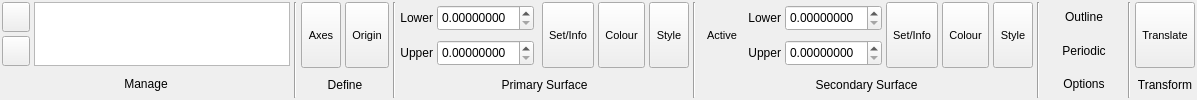
      <widget class="QWidget" name="GridsTab">
       <attribute name="title">
        <string>  Grids  </string>
       </attribute>
       <layout class="QHBoxLayout" name="horizontalLayout_7">
        <property name="spacing">
         <number>4</number>
        </property>
        <property name="margin">
         <number>2</number>
        </property>
        <item>
         <layout class="QGridLayout" name="gridLayout_43">
          <item row="0" column="0">
           <widget class="QPushButton" name="GridsManageLoadButton">
            <property name="sizePolicy">
             <sizepolicy hsizetype="Fixed" vsizetype="Fixed">
              <horstretch>0</horstretch>
              <verstretch>0</verstretch>
             </sizepolicy>
            </property>
            <property name="minimumSize">
             <size>
              <width>0</width>
              <height>30</height>
             </size>
            </property>
            <property name="maximumSize">
             <size>
              <width>28</width>
              <height>30</height>
             </size>
            </property>
            <property name="text">
             <string/>
            </property>
            <property name="icon">
             <iconset resource="icons.qrc">
              <normaloff>:/file/icons/file_open.svg</normaloff>:/file/icons/file_open.svg</iconset>
            </property>
            <property name="iconSize">
             <size>
              <width>20</width>
              <height>20</height>
             </size>
            </property>
           </widget>
          </item>
          <item row="0" column="1" rowspan="2">
           <widget class="QListWidget" name="GridsList">
            <property name="sizePolicy">
             <sizepolicy hsizetype="Minimum" vsizetype="Ignored">
              <horstretch>0</horstretch>
              <verstretch>0</verstretch>
             </sizepolicy>
            </property>
            <property name="minimumSize">
             <size>
              <width>200</width>
              <height>0</height>
             </size>
            </property>
            <property name="maximumSize">
             <size>
              <width>16777215</width>
              <height>128</height>
             </size>
            </property>
            <property name="contextMenuPolicy">
             <enum>Qt::CustomContextMenu</enum>
            </property>
            <property name="editTriggers">
             <set>QAbstractItemView::DoubleClicked</set>
            </property>
            <property name="selectionMode">
             <enum>QAbstractItemView::SingleSelection</enum>
            </property>
            <property name="selectionBehavior">
             <enum>QAbstractItemView::SelectRows</enum>
            </property>
           </widget>
          </item>
          <item row="1" column="0">
           <widget class="QPushButton" name="GridsManageRemoveButton">
            <property name="sizePolicy">
             <sizepolicy hsizetype="Fixed" vsizetype="Fixed">
              <horstretch>0</horstretch>
              <verstretch>0</verstretch>
             </sizepolicy>
            </property>
            <property name="minimumSize">
             <size>
              <width>0</width>
              <height>30</height>
             </size>
            </property>
            <property name="maximumSize">
             <size>
              <width>28</width>
              <height>30</height>
             </size>
            </property>
            <property name="text">
             <string/>
            </property>
            <property name="icon">
             <iconset resource="icons.qrc">
              <normaloff>:/basic/icons/basic_cross.svg</normaloff>:/basic/icons/basic_cross.svg</iconset>
            </property>
            <property name="iconSize">
             <size>
              <width>20</width>
              <height>20</height>
             </size>
            </property>
           </widget>
          </item>
          <item row="2" column="0" colspan="2">
           <widget class="QLabel" name="label_32">
            <property name="text">
             <string>Manage</string>
            </property>
            <property name="alignment">
             <set>Qt::AlignCenter</set>
            </property>
           </widget>
          </item>
         </layout>
        </item>
        <item>
         <widget class="Line" name="line_22">
          <property name="orientation">
           <enum>Qt::Vertical</enum>
          </property>
         </widget>
        </item>
        <item>
         <layout class="QGridLayout" name="gridLayout_44">
          <item row="0" column="0">
           <widget class="TMenuButton" name="GridsDefineAxesButton">
            <property name="sizePolicy">
             <sizepolicy hsizetype="Preferred" vsizetype="Fixed">
              <horstretch>0</horstretch>
              <verstretch>0</verstretch>
             </sizepolicy>
            </property>
            <property name="minimumSize">
             <size>
              <width>40</width>
              <height>66</height>
             </size>
            </property>
            <property name="maximumSize">
             <size>
              <width>128</width>
              <height>66</height>
             </size>
            </property>
            <property name="font">
             <font>
              <pointsize>8</pointsize>
             </font>
            </property>
            <property name="toolTip">
             <string>Edit voxel axes for grid</string>
            </property>
            <property name="text">
             <string>Axes</string>
            </property>
            <property name="icon">
             <iconset resource="icons.qrc">
              <normaloff>:/basic/icons/basic_matrix.svg</normaloff>:/basic/icons/basic_matrix.svg</iconset>
            </property>
            <property name="iconSize">
             <size>
              <width>30</width>
              <height>30</height>
             </size>
            </property>
            <property name="checkable">
             <bool>true</bool>
            </property>
            <property name="checked">
             <bool>false</bool>
            </property>
            <property name="autoExclusive">
             <bool>false</bool>
            </property>
            <property name="toolButtonStyle">
             <enum>Qt::ToolButtonTextUnderIcon</enum>
            </property>
            <property name="autoRaise">
             <bool>false</bool>
            </property>
           </widget>
          </item>
          <item row="0" column="1">
           <widget class="TMenuButton" name="GridsDefineOriginButton">
            <property name="sizePolicy">
             <sizepolicy hsizetype="Preferred" vsizetype="Fixed">
              <horstretch>0</horstretch>
              <verstretch>0</verstretch>
             </sizepolicy>
            </property>
            <property name="minimumSize">
             <size>
              <width>40</width>
              <height>66</height>
             </size>
            </property>
            <property name="maximumSize">
             <size>
              <width>128</width>
              <height>66</height>
             </size>
            </property>
            <property name="font">
             <font>
              <pointsize>8</pointsize>
             </font>
            </property>
            <property name="toolTip">
             <string>Edit origin for grid</string>
            </property>
            <property name="text">
             <string>Origin</string>
            </property>
            <property name="icon">
             <iconset resource="icons.qrc">
              <normaloff>:/basic/icons/basic_xyz.svg</normaloff>:/basic/icons/basic_xyz.svg</iconset>
            </property>
            <property name="iconSize">
             <size>
              <width>30</width>
              <height>30</height>
             </size>
            </property>
            <property name="checkable">
             <bool>false</bool>
            </property>
            <property name="checked">
             <bool>false</bool>
            </property>
            <property name="autoExclusive">
             <bool>false</bool>
            </property>
            <property name="toolButtonStyle">
             <enum>Qt::ToolButtonTextUnderIcon</enum>
            </property>
            <property name="autoRaise">
             <bool>false</bool>
            </property>
           </widget>
          </item>
          <item row="1" column="0" colspan="2">
           <widget class="QLabel" name="label_16">
            <property name="text">
             <string>Define</string>
            </property>
            <property name="alignment">
             <set>Qt::AlignCenter</set>
            </property>
           </widget>
          </item>
         </layout>
        </item>
        <item>
         <widget class="Line" name="line_11">
          <property name="orientation">
           <enum>Qt::Vertical</enum>
          </property>
         </widget>
        </item>
        <item>
         <layout class="QGridLayout" name="gridLayout_45">
          <item row="0" column="0">
           <widget class="QLabel" name="label_37">
            <property name="text">
             <string>Lower</string>
            </property>
            <property name="alignment">
             <set>Qt::AlignRight|Qt::AlignTrailing|Qt::AlignVCenter</set>
            </property>
           </widget>
          </item>
          <item row="0" column="1">
           <widget class="TExponentialSpin" name="GridsPrimaryLowerCutoffSpin">
            <property name="sizePolicy">
             <sizepolicy hsizetype="Expanding" vsizetype="Fixed">
              <horstretch>0</horstretch>
              <verstretch>0</verstretch>
             </sizepolicy>
            </property>
            <property name="maximumSize">
             <size>
              <width>16777215</width>
              <height>26</height>
             </size>
            </property>
            <property name="toolTip">
             <string>Lower cutoff for primary surface</string>
            </property>
            <property name="decimals">
             <number>8</number>
            </property>
            <property name="singleStep">
             <double>0.000000000000000</double>
            </property>
           </widget>
          </item>
          <item row="0" column="4" rowspan="2">
           <widget class="TMenuButton" name="GridsPrimaryColourButton">
            <property name="sizePolicy">
             <sizepolicy hsizetype="Preferred" vsizetype="Fixed">
              <horstretch>0</horstretch>
              <verstretch>0</verstretch>
             </sizepolicy>
            </property>
            <property name="minimumSize">
             <size>
              <width>40</width>
              <height>66</height>
             </size>
            </property>
            <property name="maximumSize">
             <size>
              <width>128</width>
              <height>66</height>
             </size>
            </property>
            <property name="font">
             <font>
              <pointsize>8</pointsize>
             </font>
            </property>
            <property name="toolTip">
             <string>Colour for primary surface</string>
            </property>
            <property name="text">
             <string>Colour</string>
            </property>
            <property name="iconSize">
             <size>
              <width>30</width>
              <height>30</height>
             </size>
            </property>
            <property name="checkable">
             <bool>false</bool>
            </property>
            <property name="checked">
             <bool>false</bool>
            </property>
            <property name="autoExclusive">
             <bool>false</bool>
            </property>
            <property name="toolButtonStyle">
             <enum>Qt::ToolButtonTextUnderIcon</enum>
            </property>
            <property name="autoRaise">
             <bool>false</bool>
            </property>
           </widget>
          </item>
          <item row="0" column="5" rowspan="2">
           <widget class="TMenuButton" name="GridsPrimaryStyleButton">
            <property name="sizePolicy">
             <sizepolicy hsizetype="Preferred" vsizetype="Fixed">
              <horstretch>0</horstretch>
              <verstretch>0</verstretch>
             </sizepolicy>
            </property>
            <property name="minimumSize">
             <size>
              <width>40</width>
              <height>66</height>
             </size>
            </property>
            <property name="maximumSize">
             <size>
              <width>128</width>
              <height>66</height>
             </size>
            </property>
            <property name="font">
             <font>
              <pointsize>8</pointsize>
             </font>
            </property>
            <property name="toolTip">
             <string>Style of primary surface</string>
            </property>
            <property name="text">
             <string>Style</string>
            </property>
            <property name="iconSize">
             <size>
              <width>30</width>
              <height>30</height>
             </size>
            </property>
            <property name="checkable">
             <bool>false</bool>
            </property>
            <property name="checked">
             <bool>false</bool>
            </property>
            <property name="autoExclusive">
             <bool>false</bool>
            </property>
            <property name="toolButtonStyle">
             <enum>Qt::ToolButtonTextUnderIcon</enum>
            </property>
            <property name="autoRaise">
             <bool>false</bool>
            </property>
           </widget>
          </item>
          <item row="1" column="0">
           <widget class="QLabel" name="label_42">
            <property name="text">
             <string>Upper</string>
            </property>
            <property name="alignment">
             <set>Qt::AlignRight|Qt::AlignTrailing|Qt::AlignVCenter</set>
            </property>
           </widget>
          </item>
          <item row="1" column="1">
           <widget class="TExponentialSpin" name="GridsPrimaryUpperCutoffSpin">
            <property name="sizePolicy">
             <sizepolicy hsizetype="Expanding" vsizetype="Fixed">
              <horstretch>0</horstretch>
              <verstretch>0</verstretch>
             </sizepolicy>
            </property>
            <property name="maximumSize">
             <size>
              <width>16777215</width>
              <height>26</height>
             </size>
            </property>
            <property name="toolTip">
             <string>Upper cutoff for primary surface</string>
            </property>
            <property name="decimals">
             <number>8</number>
            </property>
            <property name="singleStep">
             <double>0.001000000000000</double>
            </property>
           </widget>
          </item>
          <item row="2" column="0" colspan="6">
           <widget class="QLabel" name="label_20">
            <property name="text">
             <string>Primary Surface</string>
            </property>
            <property name="alignment">
             <set>Qt::AlignCenter</set>
            </property>
           </widget>
          </item>
          <item row="0" column="3" rowspan="2">
           <widget class="TMenuButton" name="GridsPrimarySetButton">
            <property name="sizePolicy">
             <sizepolicy hsizetype="Preferred" vsizetype="Fixed">
              <horstretch>0</horstretch>
              <verstretch>0</verstretch>
             </sizepolicy>
            </property>
            <property name="minimumSize">
             <size>
              <width>40</width>
              <height>66</height>
             </size>
            </property>
            <property name="maximumSize">
             <size>
              <width>128</width>
              <height>66</height>
             </size>
            </property>
            <property name="font">
             <font>
              <pointsize>8</pointsize>
             </font>
            </property>
            <property name="toolTip">
             <string>View / set cutoff values</string>
            </property>
            <property name="text">
             <string>Set/Info</string>
            </property>
            <property name="icon">
             <iconset resource="icons.qrc">
              <normaloff>:/grid/icons/grid_setinfo.svg</normaloff>:/grid/icons/grid_setinfo.svg</iconset>
            </property>
            <property name="iconSize">
             <size>
              <width>30</width>
              <height>30</height>
             </size>
            </property>
            <property name="checkable">
             <bool>false</bool>
            </property>
            <property name="checked">
             <bool>false</bool>
            </property>
            <property name="autoExclusive">
             <bool>false</bool>
            </property>
            <property name="toolButtonStyle">
             <enum>Qt::ToolButtonTextUnderIcon</enum>
            </property>
            <property name="autoRaise">
             <bool>false</bool>
            </property>
           </widget>
          </item>
         </layout>
        </item>
        <item>
         <widget class="Line" name="line_26">
          <property name="orientation">
           <enum>Qt::Vertical</enum>
          </property>
         </widget>
        </item>
        <item>
         <layout class="QGridLayout" name="gridLayout_46">
          <item row="0" column="2">
           <widget class="TExponentialSpin" name="GridsSecondaryLowerCutoffSpin">
            <property name="sizePolicy">
             <sizepolicy hsizetype="Expanding" vsizetype="Fixed">
              <horstretch>0</horstretch>
              <verstretch>0</verstretch>
             </sizepolicy>
            </property>
            <property name="maximumSize">
             <size>
              <width>16777215</width>
              <height>26</height>
             </size>
            </property>
            <property name="toolTip">
             <string>Lower cutoff for secondary surface</string>
            </property>
            <property name="decimals">
             <number>8</number>
            </property>
            <property name="singleStep">
             <double>0.000000000000000</double>
            </property>
           </widget>
          </item>
          <item row="0" column="1">
           <widget class="QLabel" name="label_45">
            <property name="text">
             <string>Lower</string>
            </property>
            <property name="alignment">
             <set>Qt::AlignRight|Qt::AlignTrailing|Qt::AlignVCenter</set>
            </property>
           </widget>
          </item>
          <item row="0" column="4" rowspan="2">
           <widget class="TMenuButton" name="GridsSecondaryColourButton">
            <property name="sizePolicy">
             <sizepolicy hsizetype="Preferred" vsizetype="Fixed">
              <horstretch>0</horstretch>
              <verstretch>0</verstretch>
             </sizepolicy>
            </property>
            <property name="minimumSize">
             <size>
              <width>40</width>
              <height>66</height>
             </size>
            </property>
            <property name="maximumSize">
             <size>
              <width>128</width>
              <height>66</height>
             </size>
            </property>
            <property name="font">
             <font>
              <pointsize>8</pointsize>
             </font>
            </property>
            <property name="toolTip">
             <string>Colour for secondary surface</string>
            </property>
            <property name="text">
             <string>Colour</string>
            </property>
            <property name="iconSize">
             <size>
              <width>30</width>
              <height>30</height>
             </size>
            </property>
            <property name="checkable">
             <bool>false</bool>
            </property>
            <property name="checked">
             <bool>false</bool>
            </property>
            <property name="autoExclusive">
             <bool>false</bool>
            </property>
            <property name="toolButtonStyle">
             <enum>Qt::ToolButtonTextUnderIcon</enum>
            </property>
            <property name="autoRaise">
             <bool>false</bool>
            </property>
           </widget>
          </item>
          <item row="1" column="1">
           <widget class="QLabel" name="label_46">
            <property name="text">
             <string>Upper</string>
            </property>
            <property name="alignment">
             <set>Qt::AlignRight|Qt::AlignTrailing|Qt::AlignVCenter</set>
            </property>
           </widget>
          </item>
          <item row="0" column="5" rowspan="2">
           <widget class="TMenuButton" name="GridsSecondaryStyleButton">
            <property name="sizePolicy">
             <sizepolicy hsizetype="Preferred" vsizetype="Fixed">
              <horstretch>0</horstretch>
              <verstretch>0</verstretch>
             </sizepolicy>
            </property>
            <property name="minimumSize">
             <size>
              <width>40</width>
              <height>66</height>
             </size>
            </property>
            <property name="maximumSize">
             <size>
              <width>128</width>
              <height>66</height>
             </size>
            </property>
            <property name="font">
             <font>
              <pointsize>8</pointsize>
             </font>
            </property>
            <property name="toolTip">
             <string>Style of secondary surface</string>
            </property>
            <property name="text">
             <string>Style</string>
            </property>
            <property name="iconSize">
             <size>
              <width>30</width>
              <height>30</height>
             </size>
            </property>
            <property name="checkable">
             <bool>false</bool>
            </property>
            <property name="checked">
             <bool>false</bool>
            </property>
            <property name="autoExclusive">
             <bool>false</bool>
            </property>
            <property name="toolButtonStyle">
             <enum>Qt::ToolButtonTextUnderIcon</enum>
            </property>
            <property name="autoRaise">
             <bool>false</bool>
            </property>
           </widget>
          </item>
          <item row="1" column="2">
           <widget class="TExponentialSpin" name="GridsSecondaryUpperCutoffSpin">
            <property name="sizePolicy">
             <sizepolicy hsizetype="Expanding" vsizetype="Fixed">
              <horstretch>0</horstretch>
              <verstretch>0</verstretch>
             </sizepolicy>
            </property>
            <property name="maximumSize">
             <size>
              <width>16777215</width>
              <height>26</height>
             </size>
            </property>
            <property name="toolTip">
             <string>Upper cutoff for secondary surface</string>
            </property>
            <property name="decimals">
             <number>8</number>
            </property>
            <property name="singleStep">
             <double>0.001000000000000</double>
            </property>
           </widget>
          </item>
          <item row="0" column="0" rowspan="2">
           <widget class="TMenuButton" name="GridsSecondaryActiveButton">
            <property name="sizePolicy">
             <sizepolicy hsizetype="Preferred" vsizetype="Fixed">
              <horstretch>0</horstretch>
              <verstretch>0</verstretch>
             </sizepolicy>
            </property>
            <property name="minimumSize">
             <size>
              <width>40</width>
              <height>66</height>
             </size>
            </property>
            <property name="maximumSize">
             <size>
              <width>128</width>
              <height>66</height>
             </size>
            </property>
            <property name="font">
             <font>
              <pointsize>8</pointsize>
             </font>
            </property>
            <property name="toolTip">
             <string>Colour for secondary surface</string>
            </property>
            <property name="text">
             <string>Active</string>
            </property>
            <property name="icon">
             <iconset resource="icons.qrc">
              <normaloff>:/basic/icons/basic_off.svg</normaloff>
              <normalon>:/basic/icons/basic_on.svg</normalon>:/basic/icons/basic_off.svg</iconset>
            </property>
            <property name="iconSize">
             <size>
              <width>30</width>
              <height>30</height>
             </size>
            </property>
            <property name="checkable">
             <bool>true</bool>
            </property>
            <property name="checked">
             <bool>false</bool>
            </property>
            <property name="autoExclusive">
             <bool>false</bool>
            </property>
            <property name="toolButtonStyle">
             <enum>Qt::ToolButtonTextUnderIcon</enum>
            </property>
            <property name="autoRaise">
             <bool>true</bool>
            </property>
           </widget>
          </item>
          <item row="2" column="0" colspan="6">
           <widget class="QLabel" name="label_33">
            <property name="text">
             <string>Secondary Surface</string>
            </property>
            <property name="alignment">
             <set>Qt::AlignCenter</set>
            </property>
           </widget>
          </item>
          <item row="0" column="3" rowspan="2">
           <widget class="TMenuButton" name="GridsSecondarySetButton">
            <property name="sizePolicy">
             <sizepolicy hsizetype="Preferred" vsizetype="Fixed">
              <horstretch>0</horstretch>
              <verstretch>0</verstretch>
             </sizepolicy>
            </property>
            <property name="minimumSize">
             <size>
              <width>40</width>
              <height>66</height>
             </size>
            </property>
            <property name="maximumSize">
             <size>
              <width>128</width>
              <height>66</height>
             </size>
            </property>
            <property name="font">
             <font>
              <pointsize>8</pointsize>
             </font>
            </property>
            <property name="toolTip">
             <string>View / set cutoff values</string>
            </property>
            <property name="text">
             <string>Set/Info</string>
            </property>
            <property name="icon">
             <iconset resource="icons.qrc">
              <normaloff>:/grid/icons/grid_setinfo.svg</normaloff>:/grid/icons/grid_setinfo.svg</iconset>
            </property>
            <property name="iconSize">
             <size>
              <width>30</width>
              <height>30</height>
             </size>
            </property>
            <property name="checkable">
             <bool>false</bool>
            </property>
            <property name="checked">
             <bool>false</bool>
            </property>
            <property name="autoExclusive">
             <bool>false</bool>
            </property>
            <property name="toolButtonStyle">
             <enum>Qt::ToolButtonTextUnderIcon</enum>
            </property>
            <property name="autoRaise">
             <bool>false</bool>
            </property>
           </widget>
          </item>
         </layout>
        </item>
        <item>
         <widget class="Line" name="line_16">
          <property name="orientation">
           <enum>Qt::Vertical</enum>
          </property>
         </widget>
        </item>
        <item>
         <layout class="QGridLayout" name="gridLayout_47">
          <item row="0" column="0">
           <widget class="QPushButton" name="GridsOptionsOutlineButton">
            <property name="minimumSize">
             <size>
              <width>0</width>
              <height>30</height>
             </size>
            </property>
            <property name="maximumSize">
             <size>
              <width>16777215</width>
              <height>30</height>
             </size>
            </property>
            <property name="toolTip">
             <string>Toggle drawing of total grid volume box</string>
            </property>
            <property name="text">
             <string>Outline</string>
            </property>
            <property name="icon">
             <iconset resource="icons.qrc">
              <normaloff>:/select/icons/select_expand.svg</normaloff>:/select/icons/select_expand.svg</iconset>
            </property>
            <property name="iconSize">
             <size>
              <width>18</width>
              <height>18</height>
             </size>
            </property>
            <property name="checkable">
             <bool>true</bool>
            </property>
            <property name="flat">
             <bool>true</bool>
            </property>
           </widget>
          </item>
          <item row="1" column="0">
           <widget class="QPushButton" name="GridsOptionsPeriodicButton">
            <property name="minimumSize">
             <size>
              <width>0</width>
              <height>30</height>
             </size>
            </property>
            <property name="maximumSize">
             <size>
              <width>16777215</width>
              <height>30</height>
             </size>
            </property>
            <property name="toolTip">
             <string>Toggle whether the current grid is periodic</string>
            </property>
            <property name="text">
             <string>Periodic</string>
            </property>
            <property name="icon">
             <iconset resource="icons.qrc">
              <normaloff>:/cell/icons/cell_periodic.svg</normaloff>:/cell/icons/cell_periodic.svg</iconset>
            </property>
            <property name="iconSize">
             <size>
              <width>18</width>
              <height>18</height>
             </size>
            </property>
            <property name="checkable">
             <bool>true</bool>
            </property>
            <property name="flat">
             <bool>true</bool>
            </property>
           </widget>
          </item>
          <item row="2" column="0">
           <widget class="QLabel" name="label_22">
            <property name="text">
             <string>Options</string>
            </property>
            <property name="alignment">
             <set>Qt::AlignCenter</set>
            </property>
           </widget>
          </item>
         </layout>
        </item>
        <item>
         <widget class="Line" name="line_17">
          <property name="orientation">
           <enum>Qt::Vertical</enum>
          </property>
         </widget>
        </item>
        <item>
         <layout class="QGridLayout" name="gridLayout_48">
          <item row="0" column="0">
           <widget class="TMenuButton" name="GridsTransformTranslateButton">
            <property name="sizePolicy">
             <sizepolicy hsizetype="Preferred" vsizetype="Fixed">
              <horstretch>0</horstretch>
              <verstretch>0</verstretch>
             </sizepolicy>
            </property>
            <property name="minimumSize">
             <size>
              <width>40</width>
              <height>66</height>
             </size>
            </property>
            <property name="maximumSize">
             <size>
              <width>128</width>
              <height>66</height>
             </size>
            </property>
            <property name="font">
             <font>
              <pointsize>8</pointsize>
             </font>
            </property>
            <property name="toolTip">
             <string>Translate current grid</string>
            </property>
            <property name="text">
             <string>Translate</string>
            </property>
            <property name="icon">
             <iconset resource="icons.qrc">
              <normaloff>:/grid/icons/grid_translate.svg</normaloff>:/grid/icons/grid_translate.svg</iconset>
            </property>
            <property name="iconSize">
             <size>
              <width>30</width>
              <height>30</height>
             </size>
            </property>
            <property name="checkable">
             <bool>false</bool>
            </property>
            <property name="checked">
             <bool>false</bool>
            </property>
            <property name="autoExclusive">
             <bool>false</bool>
            </property>
            <property name="toolButtonStyle">
             <enum>Qt::ToolButtonTextUnderIcon</enum>
            </property>
            <property name="autoRaise">
             <bool>false</bool>
            </property>
           </widget>
          </item>
          <item row="1" column="0">
           <widget class="QLabel" name="label_21">
            <property name="text">
             <string>Transform</string>
            </property>
            <property name="alignment">
             <set>Qt::AlignCenter</set>
            </property>
           </widget>
          </item>
         </layout>
        </item>
       </layout>
      </widget>
